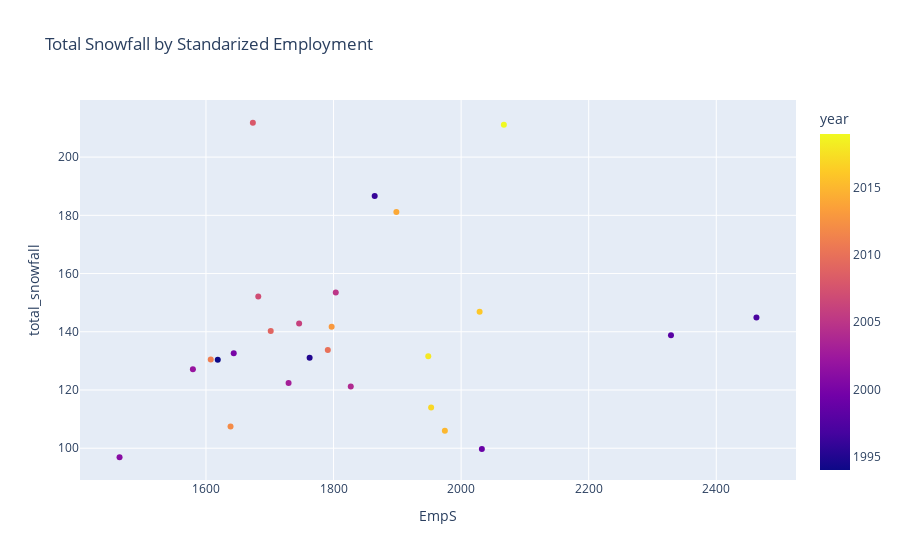

Notebook code for this chart:
### Markdown cell above
While there does seem to be a mild trend, these dont seem to demonstrate any clear trend.

### Code cell
fig2 = px.scatter(emp_snow_df, x="EmpS", y="total_snowfall", color="year", title="Total Snowfall by Standarized Employment")
fig2.show()

### Figure 1 — Plotly figure (JSON) as saved in the notebook; plotly's stock layout.template omitted (floating-point values rounded to 4 significant figures)
{"data": [{"hovertemplate": "EmpS=%{x}<br>total_snowfall=%{y}<br>year=%{marker.color}<extra></extra>", "legendgroup": "", "marker": {"color": [1994, 1995, 1996, 1997, 1998, 1999, 2000, 2001, 2002, 2003, 2004, 2005, 2006, 2007, 2008, 2009, 2010, 2011, 2012, 2013, 2014, 2015, 2016, 2017, 2018, 2019], "coloraxis": "coloraxis", "symbol": "circle"}, "mode": "markers", "name": "", "orientation": "v", "showlegend": false, "type": "scatter", "x": [1618.0, 1762.0, 1864.0, 2463, 2329, 2032.0, 1644.0, 1464.0, 1580.0, 1730.0, 1827, 1804.0, 1746, 1682, 1674.0, 1702.0, 1791, 1608.0, 1638.0, 1797, 1898.0, 1974.0, 2029, 1953, 1948.0, 2067], "xaxis": "x", "y": [130.4, 131.1, 186.6, 144.9, 138.8, 99.7, 132.6, 96.9, 127.1, 122.4, 121.2, 153.5, 142.8, 152.1, 211.8, 140.3, 133.7, 130.5, 107.5, 141.7, 181.1, 106, 146.9, 114, 131.6, 211.1], "yaxis": "y"}], "layout": {"coloraxis": {"colorbar": {"title": {"text": "year"}}, "colorscale": [[0, "#0d0887"], [0.1111, "#46039f"], [0.2222, "#7201a8"], [0.3333, "#9c179e"], [0.4444, "#bd3786"], [0.5556, "#d8576b"], [0.6667, "#ed7953"], [0.7778, "#fb9f3a"], [0.8889, "#fdca26"], [1, "#f0f921"]]}, "legend": {"tracegroupgap": 0}, "title": {"text": "Total Snowfall by Standarized Employment"}, "xaxis": {"anchor": "y", "domain": [0, 1], "title": {"text": "EmpS"}}, "yaxis": {"anchor": "x", "domain": [0, 1], "title": {"text": "total_snowfall"}}}}
